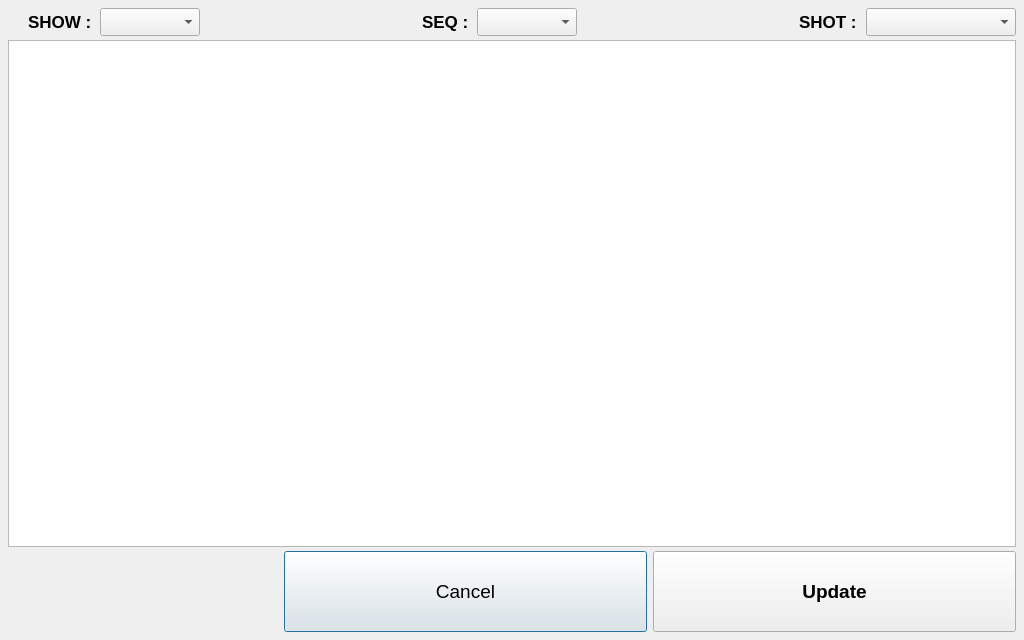
<?xml version="1.0" encoding="UTF-8"?>
<ui version="4.0">
 <class>cacheCheckUpWindow</class>
 <widget class="QDialog" name="cacheCheckUpWindow">
  <property name="geometry">
   <rect>
    <x>0</x>
    <y>0</y>
    <width>1024</width>
    <height>640</height>
   </rect>
  </property>
  <property name="windowTitle">
   <string>Cache Checkup Window</string>
  </property>
  <property name="modal">
   <bool>false</bool>
  </property>
  <layout class="QVBoxLayout" name="verticalLayout">
   <property name="spacing">
    <number>4</number>
   </property>
   <property name="margin">
    <number>8</number>
   </property>
   <item>
    <layout class="QHBoxLayout" name="horizontalLayout_2">
     <item>
      <spacer name="horizontalSpacer_3">
       <property name="orientation">
        <enum>Qt::Horizontal</enum>
       </property>
       <property name="sizeType">
        <enum>QSizePolicy::Fixed</enum>
       </property>
       <property name="sizeHint" stdset="0">
        <size>
         <width>20</width>
         <height>20</height>
        </size>
       </property>
      </spacer>
     </item>
     <item>
      <widget class="QLabel" name="show_label">
       <property name="font">
        <font>
         <pointsize>13</pointsize>
         <weight>75</weight>
         <bold>true</bold>
        </font>
       </property>
       <property name="text">
        <string>SHOW : </string>
       </property>
      </widget>
     </item>
     <item>
      <widget class="QComboBox" name="show_comboBox">
       <property name="minimumSize">
        <size>
         <width>100</width>
         <height>28</height>
        </size>
       </property>
       <property name="maximumSize">
        <size>
         <width>100</width>
         <height>28</height>
        </size>
       </property>
      </widget>
     </item>
     <item>
      <spacer name="horizontalSpacer_4">
       <property name="orientation">
        <enum>Qt::Horizontal</enum>
       </property>
       <property name="sizeHint" stdset="0">
        <size>
         <width>40</width>
         <height>20</height>
        </size>
       </property>
      </spacer>
     </item>
     <item>
      <widget class="QLabel" name="seq_label">
       <property name="font">
        <font>
         <pointsize>13</pointsize>
         <weight>75</weight>
         <bold>true</bold>
        </font>
       </property>
       <property name="text">
        <string>SEQ : </string>
       </property>
      </widget>
     </item>
     <item>
      <widget class="QComboBox" name="seq_comboBox">
       <property name="minimumSize">
        <size>
         <width>100</width>
         <height>28</height>
        </size>
       </property>
       <property name="maximumSize">
        <size>
         <width>100</width>
         <height>28</height>
        </size>
       </property>
      </widget>
     </item>
     <item>
      <spacer name="horizontalSpacer_5">
       <property name="orientation">
        <enum>Qt::Horizontal</enum>
       </property>
       <property name="sizeHint" stdset="0">
        <size>
         <width>40</width>
         <height>20</height>
        </size>
       </property>
      </spacer>
     </item>
     <item>
      <widget class="QLabel" name="shot_label">
       <property name="font">
        <font>
         <pointsize>13</pointsize>
         <weight>75</weight>
         <bold>true</bold>
        </font>
       </property>
       <property name="text">
        <string>SHOT : </string>
       </property>
      </widget>
     </item>
     <item>
      <widget class="QComboBox" name="shot_comboBox">
       <property name="minimumSize">
        <size>
         <width>150</width>
         <height>28</height>
        </size>
       </property>
       <property name="maximumSize">
        <size>
         <width>150</width>
         <height>28</height>
        </size>
       </property>
      </widget>
     </item>
    </layout>
   </item>
   <item>
    <widget class="QTableWidget" name="cache_tableWidget">
     <property name="selectionMode">
      <enum>QAbstractItemView::SingleSelection</enum>
     </property>
    </widget>
   </item>
   <item>
    <layout class="QHBoxLayout" name="horizontalLayout">
     <property name="spacing">
      <number>6</number>
     </property>
     <item>
      <spacer name="horizontalSpacer_2">
       <property name="orientation">
        <enum>Qt::Horizontal</enum>
       </property>
       <property name="sizeType">
        <enum>QSizePolicy::Fixed</enum>
       </property>
       <property name="sizeHint" stdset="0">
        <size>
         <width>20</width>
         <height>20</height>
        </size>
       </property>
      </spacer>
     </item>
     <item>
      <widget class="QLabel" name="logo_label">
       <property name="minimumSize">
        <size>
         <width>230</width>
         <height>81</height>
        </size>
       </property>
       <property name="maximumSize">
        <size>
         <width>230</width>
         <height>81</height>
        </size>
       </property>
       <property name="text">
        <string/>
       </property>
      </widget>
     </item>
     <item>
      <spacer name="horizontalSpacer">
       <property name="orientation">
        <enum>Qt::Horizontal</enum>
       </property>
       <property name="sizeType">
        <enum>QSizePolicy::Fixed</enum>
       </property>
       <property name="sizeHint" stdset="0">
        <size>
         <width>20</width>
         <height>20</height>
        </size>
       </property>
      </spacer>
     </item>
     <item>
      <widget class="QPushButton" name="cancel_pushButton">
       <property name="sizePolicy">
        <sizepolicy hsizetype="Minimum" vsizetype="Preferred">
         <horstretch>0</horstretch>
         <verstretch>0</verstretch>
        </sizepolicy>
       </property>
       <property name="font">
        <font>
         <pointsize>14</pointsize>
        </font>
       </property>
       <property name="text">
        <string>Cancel</string>
       </property>
      </widget>
     </item>
     <item>
      <widget class="QPushButton" name="update_pushButton">
       <property name="sizePolicy">
        <sizepolicy hsizetype="Minimum" vsizetype="Preferred">
         <horstretch>0</horstretch>
         <verstretch>0</verstretch>
        </sizepolicy>
       </property>
       <property name="font">
        <font>
         <pointsize>14</pointsize>
         <weight>75</weight>
         <bold>true</bold>
        </font>
       </property>
       <property name="text">
        <string>Update</string>
       </property>
      </widget>
     </item>
    </layout>
   </item>
  </layout>
 </widget>
 <resources/>
 <connections/>
</ui>
